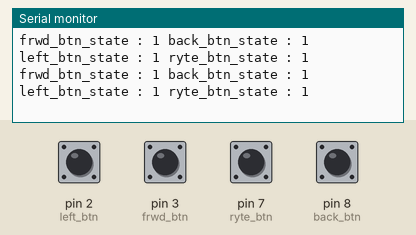
Simulated run of this sketch. Board: Arduino Uno, built with avr-gcc and run on an emulated ATmega328P. Parts: the last lines printed to the serial monitor. Inputs (shaded band) come from the test bench; at power-on: pin 2 (left_btn), pin 3 (frwd_btn), pin 7 (ryte_btn), pin 8 (back_btn) HIGH. No radio packets arrive unless stated.

Above: at 1.2 s.
1.3 s: pin 2 (left_btn) pulled LOW for 0.15 s
4.4 s: pin 3 (frwd_btn) pulled LOW for 0.15 s
At 4.51 s:
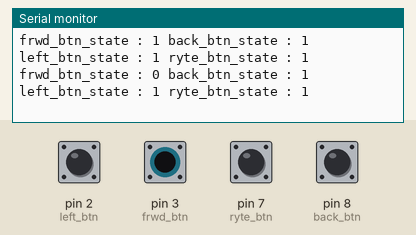
7.5 s: pin 7 (ryte_btn) pulled LOW for 0.15 s
At 7.55 s:
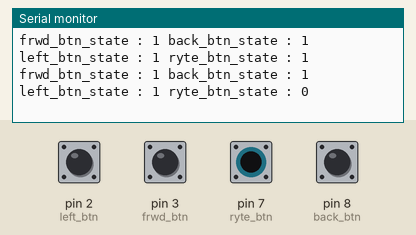
10.6 s: pin 8 (back_btn) pulled LOW for 0.15 s
At 10.7 s:
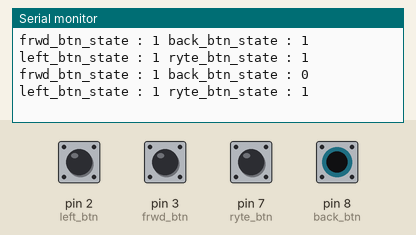
13.7 s: pin 2 (left_btn) pulled LOW for 1 s
At 13.74 s:
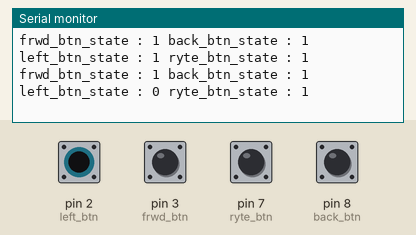
17.7 s: pin 3 (frwd_btn) pulled LOW for 1 s
At 17.92 s:
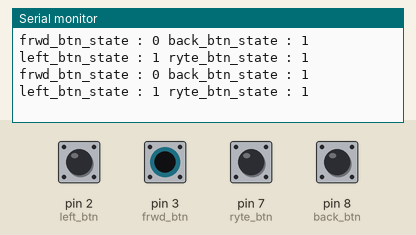

The sketch:

transmitter_code.ino
```cpp
#include <SPI.h>
#include <nRF24L01.h>
#include <RF24.h>
RF24 radio(10, 9); // CE, CSN

const byte address[6] = "00001";     //Byte of array representing the address. This is the address where we will send the data. This should be same on the receiving side.

int frwd_btn = 3;
int back_btn = 8;
int left_btn = 2;
int ryte_btn = 7;

boolean frwd_btn_state = 0;
boolean back_btn_state = 0;
boolean left_btn_state = 0;
boolean ryte_btn_state = 0;

void setup() {
  Serial.begin(9600);
  pinMode(frwd_btn, INPUT_PULLUP);
  pinMode(back_btn, INPUT_PULLUP);
  pinMode(left_btn, INPUT_PULLUP);
  pinMode(ryte_btn, INPUT_PULLUP);

  radio.begin();                  //Starting the Wireless communication
  radio.openWritingPipe(address); //Setting the address where we will send the data
  radio.setPALevel(RF24_PA_MIN);  //You can set it as minimum or maximum depending on the distance between the transmitter and receiver.
  radio.stopListening();          //This sets the module as transmitter
}
void loop()
{
  frwd_btn_state = digitalRead(frwd_btn);
  Serial.print("frwd_btn_state : ");
  Serial.print(frwd_btn_state);
  back_btn_state = digitalRead(back_btn);
  Serial.print(" back_btn_state : ");
  Serial.print(back_btn_state);
  left_btn_state = digitalRead(left_btn);
  Serial.print(" left_btn_state : ");
  Serial.print(left_btn_state);
  ryte_btn_state = digitalRead(ryte_btn);
  Serial.print(" ryte_btn_state : ");
  Serial.println(ryte_btn_state);

  if (frwd_btn_state == LOW)
  {
    //char text[] = "1000";
    int text = 1000;
    radio.write(&text, sizeof(text));                  //Sending the message to receiver
  }
  else if (back_btn_state == LOW)
  {
    int text = 0100;
    radio.write(&text, sizeof(text));                  //Sending the message to receiver
  }
  else if (left_btn_state == LOW)
  {
    int text = 0010;
    radio.write(&text, sizeof(text));                  //Sending the message to receiver
  }
  else if (ryte_btn_state == LOW)
  {
    int text = 0001;
    radio.write(&text, sizeof(text));                  //Sending the message to receiver
  }

  delay(100);
}
```

Measured:
- after the input at 4.4 s, the serial monitor: prints a new line after 0.11 s (image 1)
- after the input at 7.5 s, the serial monitor: prints a new line after 0.05 s (image 2)
- after the input at 10.6 s, the serial monitor: prints a new line after 0.10 s (image 3)
- after the input at 13.7 s, the serial monitor: prints a new line at once (image 4)
- after the input at 17.7 s, the serial monitor: prints a new line after 0.10 s (image 5)
